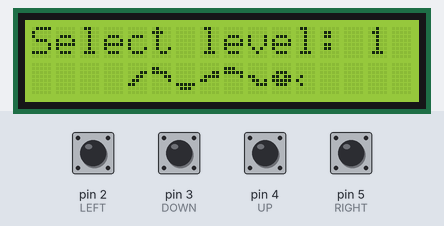
A sketch run on a simulated Arduino Uno, built with avr-gcc and run on an emulated ATmega328P. On the bench: 16×2 character LCD. The test bench sets the inputs (shaded band); at power-on: pin 2 (LEFT), pin 3 (DOWN), pin 4 (UP), pin 5 (RIGHT) HIGH. Random numbers use the default seed unless the sketch sets one.

Above: at 1.3 s.

The sketch:

sketch_nov11a.ino
```cpp
#include <LiquidCrystal_I2C.h>

enum DirectionPin {
  NO_PIN = -1,
  LEFT = 2,
  DOWN = 3,
  UP = 4,
  RIGHT = 5
};

constexpr uint8_t maxSnakeSize = 16;

constexpr uint8_t lcdRowCount = 2;
constexpr uint8_t lcdColumnCount = 16;
constexpr uint8_t lcdCharRowCount = 8;
constexpr uint8_t lcdCharColumnCount = 5;
constexpr uint8_t lcdRowPixelCount = lcdRowCount * lcdCharRowCount;
constexpr uint8_t lcdColumnPixelCount = lcdColumnCount * lcdCharColumnCount;
constexpr uint16_t lcdPixelCount = lcdRowPixelCount * lcdColumnPixelCount;


byte mySnake[8][8] =
{
{ B00000,
  B00000,
  B00011,
  B00110,
  B01100,
  B11000,
  B00000,
},
{ B00000,
  B11000,
  B11110,
  B00011,
  B00001,
  B00000,
  B00000,
},
{ B00000,
  B00000,
  B00000,
  B00000,
  B00000,
  B11111,
  B01110,
},
{ B00000,
  B00000,
  B00011,
  B01111,
  B11000,
  B00000,
  B00000,
},
{ B00000,
  B11100,
  B11111,
  B00001,
  B00000,
  B00000,
  B00000,
},
{ B00000,
  B00000,
  B00000,
  B11000,
  B01101,
  B00111,
  B00000,
},
{ B00000,
  B00000,
  B01110,
  B11011,
  B11111,
  B01110,
  B00000,
},
{ B00000,
  B00000,
  B00000,
  B01000,
  B10000,
  B01000,
  B00000,
}
};

class Level {
public:
  using ColumnsStorage = uint16_t;
  using Storage = ColumnsStorage [lcdRowCount];

private:
  static constexpr auto columnsStorageSizeInBits = sizeof(ColumnsStorage) * 8;
  static_assert(columnsStorageSizeInBits == lcdColumnCount, "Invalid type to store level");

public:
  explicit Level (const Storage &storage = {}) {
    for (size_t i = 0; i < lcdRowCount; ++i) {
      storage_[i] = storage[i];
    }
  }
  explicit Level (ColumnsStorage row1, ColumnsStorage row2)
    : Level({row1, row2})
    {}

  bool operator()(size_t i, unsigned j) const {
    const ColumnsStorage &columnsStorage = storage_[i];
    return columnsStorage & (static_cast<ColumnsStorage>(1) << (columnsStorageSizeInBits - 1 - j));
  }

private:
  Storage storage_;
};

Level Levelz[] = {
  Level(), // empty

  Level(0b1000000000000001,
        0b1000000000000001),

  Level(0b1000100000010001,
        0b1000000010000001),

  Level(0b1010000001000100,
        0b0000100100010001)
};


class Pixel {
  friend class Canvas;
public:
  operator bool () const {
    return canvasStorage_ & (1 << bitNumber_);
  }

  Pixel &operator= (bool val) {
    const uint16_t mask = (1u << bitNumber_);
    if (val) {
      canvasStorage_ |= mask;
    }
    else {
      canvasStorage_ &= ~mask;
    }
    return *this;
  }

private:
  Pixel(uint16_t &canvasStorage, uint8_t bitNumber)
    : canvasStorage_(canvasStorage), bitNumber_(bitNumber)
    {}

private:
  uint16_t &canvasStorage_;
  uint8_t bitNumber_;
};

class Canvas {
public:
  Canvas() = default;
  Canvas &operator= (const Canvas &) = default;

  Pixel operator()(uint8_t row, size_t col) {
    return Pixel(pixels_[col], row);
  }

  void clear() {
    *this = Canvas();
  }

private:
  uint16_t pixels_[80] = {};
};

constexpr size_t levels = sizeof(Levelz) / sizeof(*Levelz); //number of levels

LiquidCrystal_I2C lcd(0x3F, lcdColumnCount, lcdRowCount);
unsigned long time, timeNow;
int gameSpeed;
boolean skip, gameOver, gameStarted;
int olddir;
const Level *selectedLevel = Levelz;

int key=-1;
int oldkey=-1;

Canvas x;
byte myChar[8];

struct partdef
{
  int row,column,dir;
  struct partdef *next;
};
typedef partdef part;

part *head, *tail;
int i,j,collected;
long pc,pr;

void drawMatrix()
{
  int cc=0;
  if (!gameOver)
  {
  x(pr, pc) = true;
  for(int r = 0; r < lcdRowCount; ++r)
  {
    for(int c = 0; c < lcdColumnCount; ++c)
    {
      boolean special = false;
      for(int i=0; i < lcdCharRowCount; ++i)
      {
        byte b = 0;
        for (int j = 0; j < lcdCharColumnCount; ++j) {
          if (x(r * lcdCharRowCount + i, c * lcdCharColumnCount + j)) {
            constexpr byte leftPointPattern = 1 << (lcdCharColumnCount - 1);
            b |= leftPointPattern >> j;
          }
        }
        special = special || b;
        myChar[i] = b;
      }
      if (special)
      {
        lcd.createChar(cc, myChar);
        lcd.setCursor(c,r);
        lcd.write(byte(cc));
        cc++;
      }
      else
      {
        lcd.setCursor(c,r);
        if ((*selectedLevel)(r, c)) lcd.write(255);
        else lcd.write(254);
      }
    }
  }
  }
}

void freeList()
{
  part *p,*q;
  p = tail;
  while (p!=NULL)
  {
    q = p;
    p = p->next;
    free(q);
  }
  head = tail = NULL;
}

void gameOverFunction()
{
  delay(1000);
  lcd.clear();
  freeList();
  lcd.setCursor(3,0);
  lcd.print("Game Over!");
  lcd.setCursor(4,1);
  lcd.print("Score: ");
  lcd.print(collected);
  delay(1000);
}

void growSnake()
{
  part *p;
  p = (part*)malloc(sizeof(part));
  p->row = tail->row;
  p->column = tail->column;
  p->dir = tail->dir;
  p->next = tail;
  tail = p;
}

void newPoint()
{

  part *p;
  p = tail;
  boolean newp = true;
  while (newp)
  {
    pr = random(16);
    pc = random(80);
    newp = false;
    if ((*selectedLevel)(pr / 8, pc / 5)) newp=true;
    while (p->next != NULL && !newp)
    {
      if (p->row == pr && p->column == pc) newp = true;
      p = p->next;
    }
  }

  if (collected < 13 && gameStarted) growSnake();
}

void moveHead()
{
  switch(head->dir) // 1 step in direction
  {
    case UP: head->row--; break;
    case DOWN: head->row++; break;
    case RIGHT: head->column++; break;
    case LEFT: head->column--; break;
    default : break;
  }
  if (head->column >= 80) head->column = 0;
  if (head->column < 0) head->column = 79;
  if (head->row >= 16) head->row = 0;
  if (head->row < 0) head->row = 15;

  if ((*selectedLevel)(head->row / 8, head->column / 5)) gameOver = true; // wall collision check

  part *p;
  p = tail;
  while (p != head && !gameOver) // self collision
  {
    if (p->row == head->row && p->column == head->column) gameOver = true;
    p = p->next;
  }
  if (gameOver)
    gameOverFunction();
  else
  {
  x(head->row, head->column) = true;

  if (head->row == pr && head->column == pc) // point pickup check
  {
    collected++;
    if (gameSpeed < 25) gameSpeed+=3;
    newPoint();
  }
  }
}

void moveAll()
{
  part *p;
  p = tail;
  x(p->row, p->column) = false;
  while (p->next != NULL)
  {
    p->row = p->next->row;
    p->column = p->next->column;
    p->dir = p->next->dir;
    p = p->next;
  }
  moveHead();
}

void createSnake(int n) // n = size of snake
{
  x.clear();

  part *p, *q;
  tail = (part*)malloc(sizeof(part));
  tail->row = 7;
  tail->column = 39 + n/2;
  tail->dir = LEFT;
  q = tail;
  x(tail->row, tail->column) = true;
  for (i = 0; i < n-1; i++) // build snake from tail to head
  {
    p = (part*)malloc(sizeof(part));
    p->row = q->row;
    p->column = q->column - 1; //initial snake id placed horizoltally
    x(p->row, p->column) = true;
    p->dir = q->dir;
    q->next = p;
    q = p;
  }
  if (n>1)
  {
    p->next = NULL;
    head  = p;
  }
  else
  {
    tail->next = NULL;
    head = tail;
  }
}

void startF()
{
  gameOver = false;
  gameStarted = false;
  selectedLevel = Levelz;

  lcd.clear();
  lcd.setCursor(0,0);
  lcd.print("Select level: 1");
  for(i=0;i<8;i++)
  {
    lcd.createChar(i,mySnake[i]);
    lcd.setCursor(i+4,1);
    lcd.write(byte(i));
  }
  collected = 0;
  gameSpeed = 8;
  createSnake(3);
  time = 0;
}
void setup()
{
  lcd.init();
  lcd.backlight();// Включаем подсветку дисплея
  lcd.clear();
  startF();
  pinMode(LEFT, INPUT_PULLUP);
  pinMode(DOWN, INPUT_PULLUP);
  pinMode(UP, INPUT_PULLUP);
  pinMode(RIGHT, INPUT_PULLUP);
}

void loop()
{
  if (!gameOver && !gameStarted)
  {
   key = get_key();  // convert into key press
   if (key != oldkey)   // if keypress is detected
   {
     delay(50);  // wait for debounce time
     key = get_key();    // convert into key press
     if (key != oldkey)
     {
       oldkey = key;
       if (key >=0)
       {
         olddir = head->dir;
         if (key==UP && selectedLevel<(Levelz + levels - 1)) selectedLevel++;
         if (key==DOWN && selectedLevel>Levelz) selectedLevel--;
         if (key==RIGHT)
         {
           lcd.clear();
           newPoint();
           gameStarted = true;
         }
         else
         {
           lcd.setCursor(14,0);
           lcd.print(selectedLevel - Levelz + 1);
         }
       }
     }
   }
  }
  if (!gameOver && gameStarted)
  {
   skip = false; //skip the second moveAll() function call if the first was made

   key = get_key();  // convert into key press
   if (key != oldkey)   // if keypress is detected
   {
     key = get_key();    // convert into key press
     if (key != oldkey)
     {
       oldkey = key;
       if (key >=0)
       {
         olddir = head->dir;
         if (key==RIGHT && head->dir!=LEFT) head->dir = RIGHT;
         if (key==UP && head->dir!=DOWN) head->dir = UP;
         if (key==DOWN && head->dir!=UP) head->dir = DOWN;
         if (key==LEFT && head->dir!=RIGHT) head->dir = LEFT;

         if (olddir != head->dir)
         {
           skip = true;
           delay(1000/gameSpeed);
           moveAll();
           drawMatrix();
         }
       }
     }
   }
   if (!skip)
   {
     timeNow = millis();
     if (timeNow - time > 1000 / gameSpeed)
     {
       moveAll();
       drawMatrix();
       time = millis();
     }
   }
  }
  if(gameOver)
  {

   key = get_key();  // convert into key press
   if (key != oldkey)   // if keypress is detected
   {
     delay(50);  // wait for debounce time
     key = get_key();    // convert into key press
     if (key != oldkey)
     {
       oldkey = key;
       if (key >=0)
       {
          startF();
       }
     }
   }

  }
}

DirectionPin get_key() {
  if (!digitalRead(LEFT)) return LEFT;
  if (!digitalRead(RIGHT)) return RIGHT;
  if (!digitalRead(UP)) return UP;
  if (!digitalRead(DOWN)) return DOWN;
  return NO_PIN;
}
```
